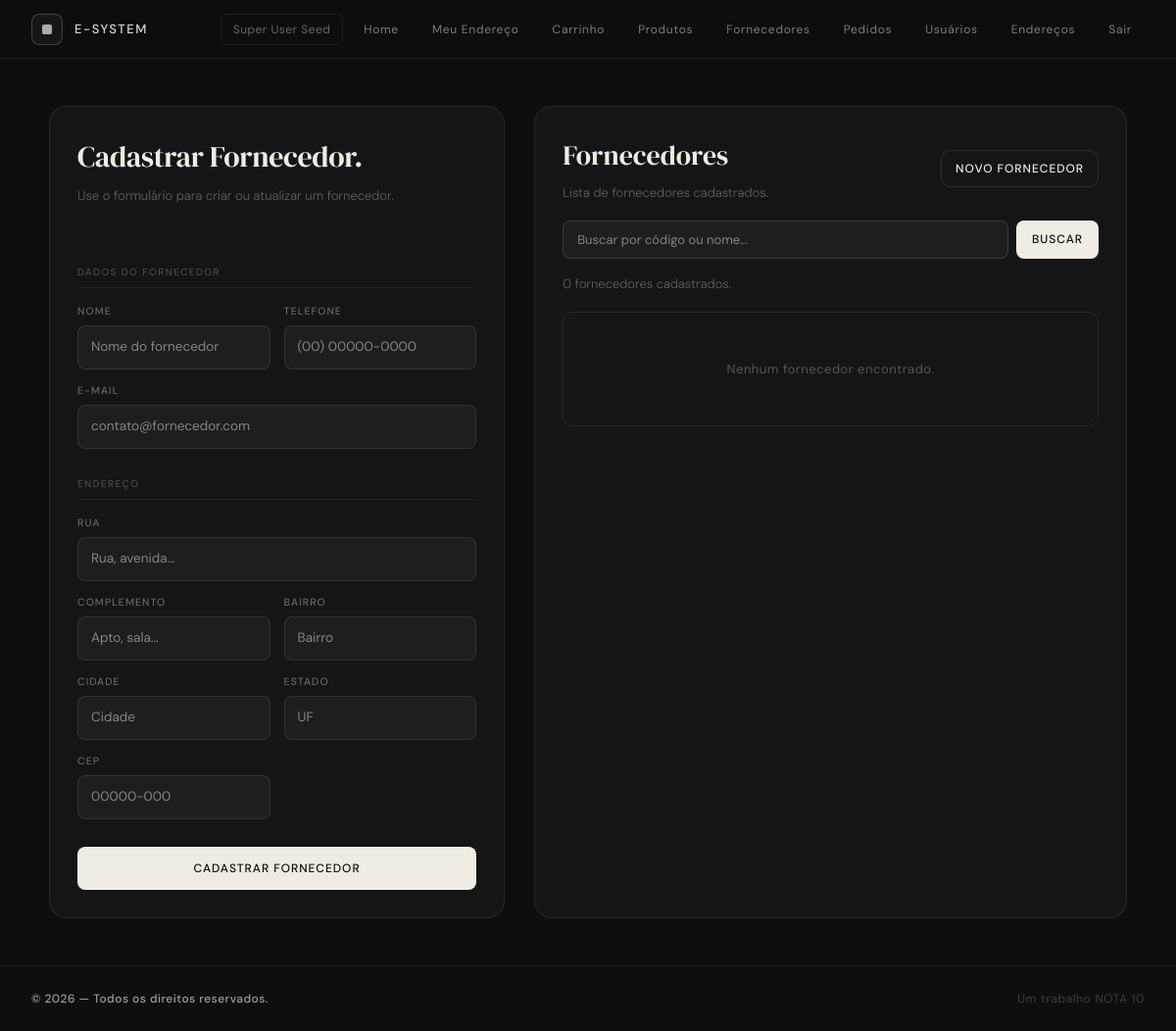
The page /suppliers.php (signed in) on the database as committed earlier.
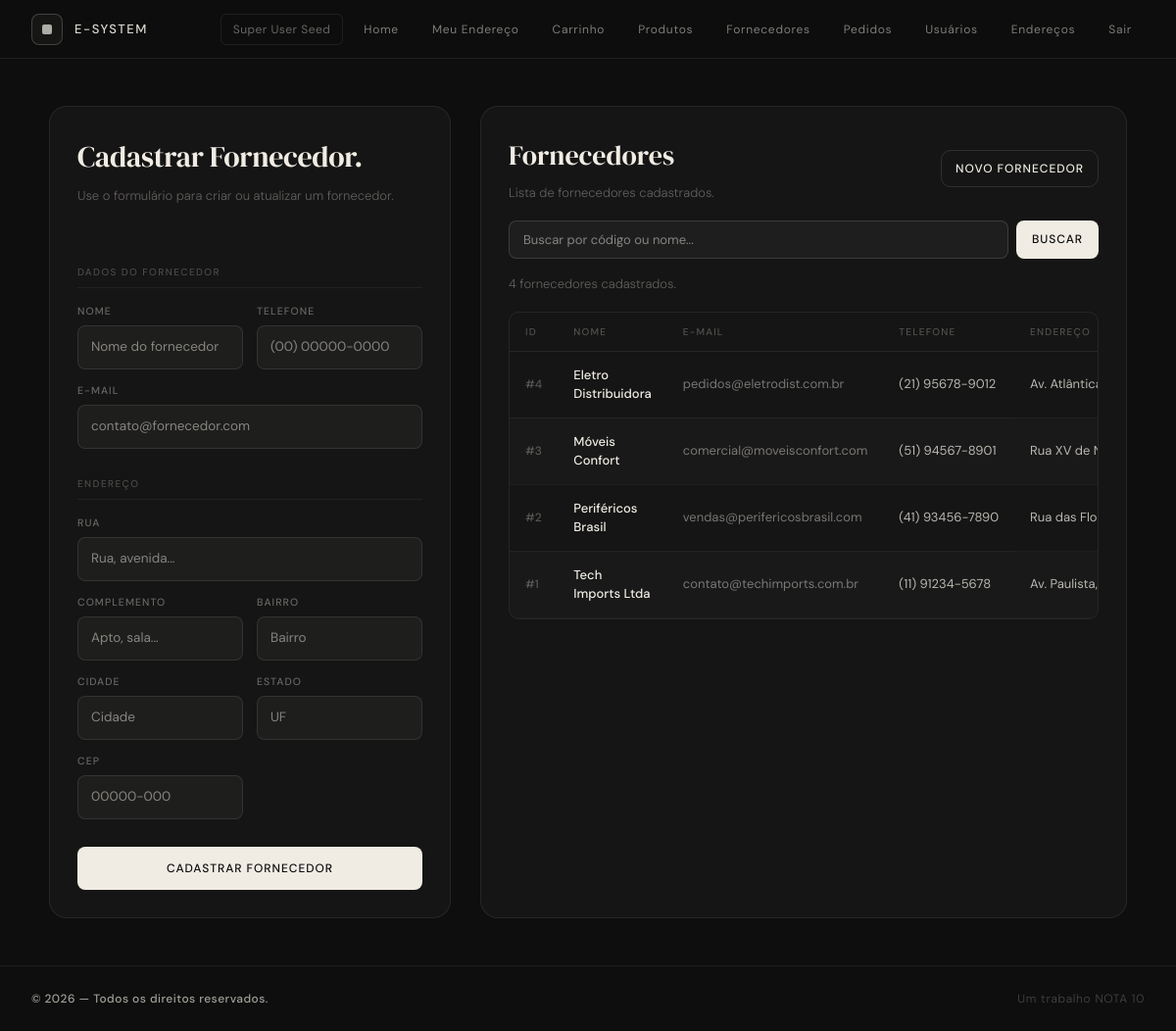
The same page on the database as committed later.
### tables this page shows
CREATE TABLE IF NOT EXISTS suppliers(
    id INT AUTO_INCREMENT PRIMARY KEY,
    name VARCHAR(255) NOT NULL,
    phone VARCHAR(50) NOT NULL,
    email VARCHAR(255) NOT NULL UNIQUE,
    created_at TIMESTAMP DEFAULT CURRENT_TIMESTAMP,
    address_id INT,
    FOREIGN KEY (address_id) REFERENCES addresses(id)
);

CREATE TABLE IF NOT EXISTS addresses (
    id INT AUTO_INCREMENT PRIMARY KEY,
    street VARCHAR(255) NOT NULL,
    complement VARCHAR(255),
    city VARCHAR(100) NOT NULL,
    state VARCHAR(100) NOT NULL,
    neighborhood VARCHAR(100) NOT NULL,
    zip_code VARCHAR(20) NOT NULL
);

### src/services/SessionsService.php (called while the page is built, shortened)
<?php
class SessionManager {
    public function currentUser(): ?array {
        return $_SESSION['user'] ?? null;
    }
}

### src/connection/db.php (called while the page is built, shortened)
<?php
class Connection {
    private static $instance = null;
    private function __construct() {
        $host = 'db';
        $db = 'testdb';
        $user = 'root';
        $pass = 'root';
        try {
            $this->conn = new PDO("mysql:host=$host;dbname=$db;charset=utf8mb4", $user, $pass);
        } catch (PDOException $e) {
            die("Erro de conexão: " . $e->getMessage());
        }
    }
     public static function getInstance(): PDO {
        if (self::$instance === null) {
            $obj = new Connection();
            self::$instance = $obj->conn;
        }
        return self::$instance;
    }
}

### src/dao/SupplierDAO.php (called while the page is built, shortened)
<?php
require_once __DIR__ . '/../connection/db.php';
class SupplierDAO {
    private PDO $db;
    public function __construct() {
        $this->db = Connection::getInstance();
    }
    public function findAllWithAddressPaginated(int $page, int $perPage): array {
        $offset = ($page - 1) * $perPage;
        $stmt = $this->db->prepare(
            'SELECT s.*, a.street, a.complement, a.city, a.state, a.neighborhood, a.zip_code
             FROM suppliers s
             LEFT JOIN addresses a ON a.id = s.address_id
             ORDER BY s.id DESC
             LIMIT :limit OFFSET :offset'
        );
        $stmt->bindValue(':limit', $perPage, PDO::PARAM_INT);
        $stmt->bindValue(':offset', $offset, PDO::PARAM_INT);
        $stmt->execute();
        return $stmt->fetchAll(PDO::FETCH_ASSOC);
    }
    public function countAll(): int {
        return (int)$this->db->query('SELECT COUNT(*) FROM suppliers')->fetchColumn();
    }
}

### src/suppliers.php (the view, shortened to what the changed rows need)
<?php
require_once 'services/SessionsService.php';
require_once 'dao/SupplierDAO.php';
$supplierDAO = new SupplierDAO();
$formData = [
    'supplier_id' => null,
    'name' => '',
    'phone' => '',
    'email' => '',
    'street' => '',
    'complement' => '',
    'neighborhood' => '',
    'city' => '',
    'state' => '',
    'zip_code' => '',
];
$perPage     = 10;
$page        = max(1, (int)($_GET['page'] ?? 1));
$searchQuery = trim($_GET['search'] ?? '');
if (!empty($searchQuery)) {
    $suppliers  = $supplierDAO->searchByNameOrId($searchQuery, $page, $perPage);
    $totalItems = $supplierDAO->countSearch($searchQuery);
} else {
    $suppliers  = $supplierDAO->findAllWithAddressPaginated($page, $perPage);
    $totalItems = $supplierDAO->countAll();
}
include 'partials/header.php';
?>
<main class="flex-grow flex justify-center px-6 py-12">
  <div style="width:100%;max-width:1100px">
    <div class="rg-form">
      <section style="border:1px solid rgba(240,236,228,0.08);border-radius:18px;padding:28px;background:rgba(255,255,255,0.03)">
        <h1 style="font-family:'DM Serif Display',serif;font-size:30px;font-weight:400;letter-spacing:-0.01em;margin:0 0 8px"><?= $formData['supplier_id'] ? 'Editar Fornecedor' : 'Cadastrar Fornecedor' ?>.</h1>
      </section>
      <section style="max-width: 660px; border:1px solid rgba(240,236,228,0.08);border-radius:18px;padding:28px;background:rgba(255,255,255,0.03)">
        <div style="display:flex;align-items:center;justify-content:space-between;gap:16px;margin-bottom:18px">
          <div>
            <h2 style="font-family:'DM Serif Display',serif;font-size:28px;font-weight:400;margin:0">Fornecedores</h2>
          </div>
          <a href="suppliers.php" style="font-size:12px;font-weight:500;letter-spacing:0.08em;text-transform:uppercase;color:#f0ece4;text-decoration:none;border:1px solid rgba(240,236,228,0.12);padding:9px 14px;border-radius:10px;">Novo fornecedor</a>
        </div>
        <form method="get" action="suppliers.php" style="display:flex;gap:8px;margin-bottom:16px">
          <input type="text" name="search" value="<?= htmlspecialchars($searchQuery) ?>"
            placeholder="Buscar por código ou nome..."
            style="flex:1;padding:9px 14px;border-radius:8px;border:1px solid rgba(240,236,228,0.14);background:rgba(255,255,255,0.04);color:#f0ece4;font-size:13px;font-family:'DM Sans',sans-serif;outline:none">
          <button type="submit" style="padding:9px 16px;background:#f0ece4;color:#0e0e0e;border:none;border-radius:8px;font-size:12px;font-weight:500;letter-spacing:0.08em;text-transform:uppercase;cursor:pointer">Buscar</button>
        </form>
        <p style="font-size:13px;font-weight:300;color:rgba(240,236,228,0.35);margin:0 0 18px">
          <?= $totalItems ?> fornecedor<?= $totalItems !== 1 ? 'es' : '' ?><?= !empty($searchQuery) ? ' encontrado' . ($totalItems !== 1 ? 's' : '') . ' para "' . htmlspecialchars($searchQuery) . '"' : ' cadastrado' . ($totalItems !== 1 ? 's' : '') ?>.
        </p>
        <?php if (empty($suppliers)): ?>
          <div style="border:1px solid rgba(240,236,228,0.08);border-radius:10px;padding:48px;text-align:center;font-size:13px;color:rgba(240,236,228,0.3);letter-spacing:0.04em">
            Nenhum fornecedor encontrado.
          </div>
        <?php else: ?>
          <div style="overflow-x:auto;border:1px solid rgba(240,236,228,0.08);border-radius:10px">
            <table style="width:100%;border-collapse:collapse;font-size:13px;color:#f0ece4">
              <thead>
                <tr style="border-bottom:1px solid rgba(240,236,228,0.08)">
                  <?php foreach (['ID','Nome','E-mail','Telefone','Endereço','Ações'] as $col): ?>
                    <th style="padding:12px 16px;text-align:left;font-size:10px;font-weight:500;letter-spacing:0.12em;text-transform:uppercase;color:rgba(240,236,228,0.28);white-space:nowrap">
                      <?= $col ?>
                    </th>
                  <?php endforeach ?>
                </tr>
              </thead>
              <tbody>
                <?php foreach ($suppliers as $i => $supplier):
                  $rowBg = $i % 2 === 0 ? 'transparent' : 'rgba(240,236,228,0.02)';
                  $address = htmlspecialchars(trim(implode(', ', array_filter([
                    $supplier['street'] ?? '',
                    $supplier['complement'] ?? '',
                    $supplier['neighborhood'] ?? '',
                    $supplier['city'] ?? '',
                    $supplier['state'] ?? '',
                    $supplier['zip_code'] ?? '',
                  ]))));
                ?>
                  <tr style="border-bottom:1px solid rgba(240,236,228,0.05);background:<?= $rowBg ?>;transition:background 0.15s"
                      onmouseover="this.style.background='rgba(240,236,228,0.05)'"
                      onmouseout="this.style.background='<?= $rowBg ?>'">
                    <td style="padding:14px 16px;color:rgba(240,236,228,0.3);font-size:12px;font-weight:500;white-space:nowrap">#<?= htmlspecialchars($supplier['id']) ?></td>
                    <td style="padding:14px 16px;color:#f0ece4;font-weight:500;"><?= htmlspecialchars($supplier['name']) ?></td>
                    <td style="padding:14px 16px;color:rgba(240,236,228,0.45);white-space:nowrap"><?= htmlspecialchars($supplier['email']) ?></td>
                    <td style="padding:14px 16px;color:rgba(240,236,228,0.75);white-space:nowrap"><?= htmlspecialchars($supplier['phone']) ?></td>
                    <td style="padding:14px 16px;color:rgba(240,236,228,0.75);max-width:260px;white-space:nowrap;overflow:hidden;text-overflow:ellipsis;"><?= $address ?></td>
                  </tr>
                <?php endforeach ?>
              </tbody>
            </table>
          </div>
        <?php endif ?>
      </section>
    </div>
  </div>
</main>
<?php include 'partials/footer.php'; ?>

### src/partials/header.php (shortened to what the changed rows need)
<?php
require_once __DIR__ . '/../services/SessionsService.php';
$session = new SessionManager();
$user = $session->currentUser();
?>
<!DOCTYPE html>
<html lang="pt-BR">
<head>
  <script src="https://cdn.jsdelivr.net/npm/@tailwindcss/browser@4"></script>
</head>
<body class="min-h-screen flex flex-col">
<header style="border-bottom:1px solid rgba(240,236,228,0.08); background:rgba(14,14,14,0.97); height:60px;"
        class="sticky top-0 z-50 flex items-center justify-between px-8">
  <nav class="flex items-center gap-2">
    <?php if ($user): ?>
      <span style="font-size:12px;color:rgba(240,236,228,0.4);padding:6px 12px;border:1px solid rgba(240,236,228,0.08);border-radius:6px;letter-spacing:0.04em">
        <?= htmlspecialchars($user['name']) ?>
      </span>
      <?php
      $cartCount = array_sum(array_column($_SESSION['cart'] ?? [], 'quantity'));
      $links = [['index.php','Home'],['address.php','Meu Endereço']];
      if ($session->hasRole(['cliente', 'admin', 'superuser'])):
        $links[] = ['cart.php', $cartCount > 0 ? "Carrinho ({$cartCount})" : 'Carrinho'];
      endif;
      if ($session->hasRole(['superuser', 'admin'])):
        $links[] = ['products.php','Produtos'];
        $links[] = ['suppliers.php','Fornecedores'];
        $links[] = ['orders.php','Pedidos'];
      endif;
      if ($session->hasRole(['superuser'])):
        $links[] = ['create_admin.php','Usuários'];
        $links[] = ['addresses.php','Endereços'];
      endif;
      $links[] = ['logout.php','Sair'];
      foreach ($links as [$href, $label]):
      ?>
        <a href="<?= $href ?>" style="font-size:12px;font-weight:400;letter-spacing:0.06em;color:rgba(240,236,228,0.5);text-decoration:none;padding:6px 12px;border-radius:6px;border:1px solid transparent;transition:all 0.2s;"
           onmouseover="this.style.color='#f0ece4';this.style.borderColor='rgba(240,236,228,0.12)';this.style.background='rgba(240,236,228,0.04)'"
           onmouseout="this.style.color='rgba(240,236,228,0.5)';this.style.borderColor='transparent';this.style.background='transparent'">
          <?= $label ?>
        </a>
      <?php endforeach ?>
    <?php else: ?>
      <a href="login.php"    style="...mesmo estilo...">Entrar</a>
      <a href="register.php" style="...mesmo estilo...">Cadastrar</a>
    <?php endif ?>
  </nav>
</header>

Rows that differ between the two databases and show on the page:
added suppliers: id "4", name "Eletro Distribuidora", email "pedidos@eletrodist.com.br", phone "(21) 95678-9012", address.zip_code "Av. Atlântica, 500, Copacabana, Rio…"
added suppliers: id "3", name "Móveis Confort", email "comercial@moveisconfort.com", phone "(51) 94567-8901", address.zip_code "Rua XV de Novembro, 300, Loja 3, C…"
added suppliers: id "2", name "Periféricos Brasil", email "vendas@perifericosbrasil.com", phone "(41) 93456-7890", address.zip_code "Rua das Flores, 200, Centro, Curitiba…"
added suppliers: id "1", name "Tech Imports Ltda", email "contato@techimports.com.br", phone "(11) 91234-5678", address.zip_code "Av. Paulista, 1000, Sala 52, Bela Vista,…"
Other text that changed with them:
$totalItems: "0" → "4"
new list line: "ID"
new list line: "NOME"
new list line: "E-MAIL"
new list line: "TELEFONE"
new list line: "ENDEREÇO"
text no longer shown: "Nenhum fornecedor encontrado."
